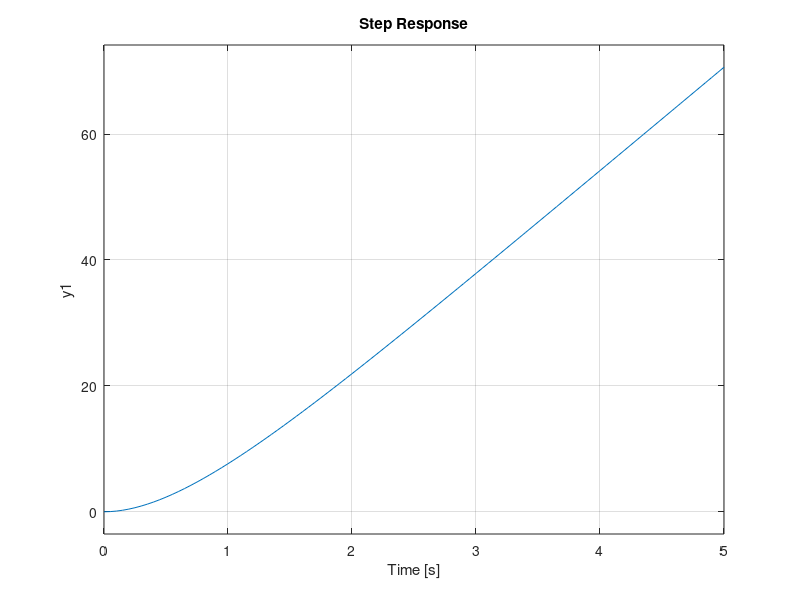

MATLAB code to generate this figure:
%% Clean up
clear all; close all; clc;

%% Define system
num = [1.63];
den = [1.48889 1.0347];
sys = tf(num, den)

num_sc1 = num/den(2)
den_sc1 = den/den(2)
sys_sc1 = tf(num_sc1, den_sc1)

figure(1)
step(sys)
hold on
step(sys_sc1)
hold off
legend()


%% paper
sys = tf([23.2], [1 1.41 0])
step(sys)